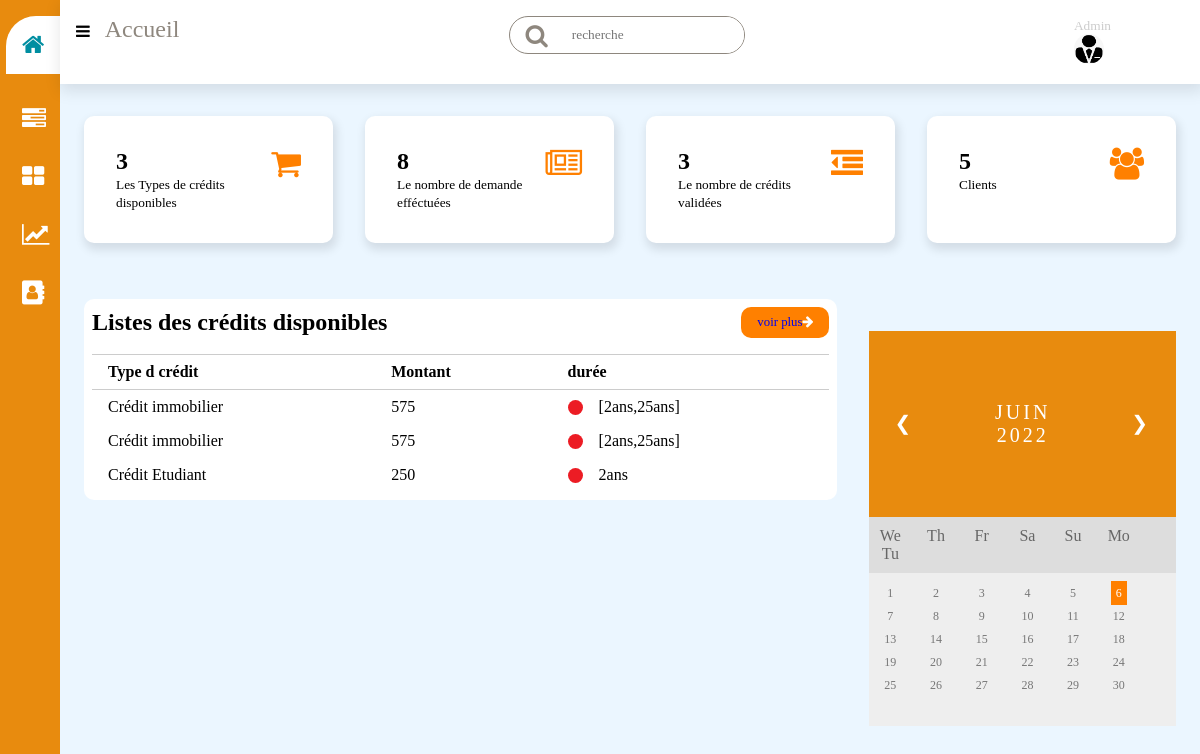
The page /test (signed in) on the database its author committed.
### tables this page shows
CREATE TABLE `loantypes` (
  `idl` int(11) NOT NULL,
  `loanType` varchar(100) NOT NULL,
  `description` text NOT NULL,
  `montant` double NOT NULL,
  `periode` text NOT NULL,
  `image` blob NOT NULL
);

### controllers/HomeController.php (called while the page is built)
<?php
class HomeController
{
	public function  index($page)
	{
		include('views/'.$page.'.php');
	}
}

### database/Db.php (called while the page is built, shortened)
<?php
class DB{
	static public function connect(){
		$db= new PDO("mysql:host=localhost;dbname=projet","root","");
		$db->exec("set names utf8");
		$db->setAttribute(PDO::ATTR_ERRMODE,PDO::ERRMODE_WARNING);
		return $db;
	}
}

### autoload.php (called while the page is built, shortened)
<?php
function autoload($class_name){
	$array_paths = array(
		'database/',
		'app/class/',
		'models/',
		'controllers/'
	);
	$parts = explode('\\',$class_name);
	$name = array_pop($parts);
	foreach($array_paths as $path){
		$file = sprintf($path.'%s.php',$name);
	}
}

### models/Typeofloans.php (called while the page is built, shortened)
<?php
class Typeofloans
{
	static public function getAll()
	{
		$stmt = DB::connect()->prepare('SELECT * FROM loantypes');
		$stmt->execute();
		return $stmt->fetchAll();
	}
}

### controllers/TypeofloansController.php (called while the page is built, shortened)
<?php
class TypeofloansController
{
	public function getAllLoans(){
		$type= Typeofloans::getAll();
		return  $type;
	}
}

### views/test.php (the view, shortened to what this page needs)
<?php
  if(isset($_POST['find'])){
    $data = new TypeofloansController();
    $loan = $data->findLoan();
  }else{
    $data = new TypeofloansController();
    $loan = $data->getAllLoans();
  }
?>
<!DOCTYPE html>
<html lang="en">
<head>
    <link rel="stylesheet" type="text/css"
        href="https://stackpath.bootstrapcdn.com/font-awesome/4.7.0/css/font-awesome.min.css">
  <link rel="stylesheet" href="http://127.0.0.1/final/public/assets/test.css">
  <link rel="stylesheet" href="font-awesome/css/font-awesome.min.css">
</head>
<body>
  <div class="sidebar">
    <div class="sidebar-menu">
      <ul>
        <li>
          <a href="adminpage" class="active"><span class="fa fa-home"></span><span>Dashboard</span></a>
        </li>
        <li>
          <a href="loans"><span class="fa fa-tasks"></span><span>Les types de crédits</span></a>
        </li>
        <li>
          <a href="applications"><span class="fa fa-th-large"></span><span>Les demandes de crédits</span></a>
        </li>
        <li>
          <a href="demandeaccepte"><span class="fa fa-line-chart"></span><span>Les crédits accéptés</span></a>
        </li>
        <li>
          <a href="client"><span class="fa fa-address-book"></span><span>Les clients</span></a>
        </li>
      </ul>
    </div>
  </div>
  <div class="content">
    <header>
      <p><label for="menu"><span class="fa fa-bars"></span></label><span class="accueil">Accueil</span></p>
      <div class="search-wrapper">
        <span class="fa fa-search"></span>
        <input type="search" name="" placeholder="recherche" />
      </div>
      <div class="user-wrapper" id="dropdown">
        <div>
          <small>Admin</small>
        </div>
        <img src="public/assets/admin.png" width="30" height="30" class="logo-admin">
      </div>
    </header>
    <main>
      <div class="cards">
        <div class="card-single">
          <div>
            <h2><?php
            $request= 'SELECT * FROM loantypes  ';
            $reslt = DB::connect()->prepare($request);
            $reslt->execute();
            $count = $reslt->rowCount();
            echo $count;
             ?></h2>
            <small>Les Types de crédits disponibles</small>
          </div>
          <div>
            <span class="fa fa-shopping-cart"></span>
          </div>
        </div>
        <div class="card-single">
          <div>
            <h2><?php
            $request= 'SELECT * FROM demandecredit  ';
            $reslt = DB::connect()->prepare($request);
            $reslt->execute();
            $count = $reslt->rowCount();
            echo $count;
             ?></h2>
            <small>Le nombre de demande efféctuées</small>
          </div>
          <div>
            <span class="fa fa-newspaper-o"></span>
          </div>
        </div>
        <div class="card-single">
          <div>
            <h2><?php
            $request= 'SELECT * FROM demandecredit WHERE etatcredit="validée" ';
            $reslt = DB::connect()->prepare($request);
            $reslt->execute();
            $count = $reslt->rowCount();
            echo $count;
             ?></h2>
            <small>Le nombre de crédits validées</small>
          </div>
          <div>
            <span class="fa fa-outdent"></span>
          </div>
        </div>
        <div class="card-single">
          <div>
            <h2><?php
            $request= 'SELECT * FROM client  ';
            $reslt = DB::connect()->prepare($request);
            $reslt->execute();
            $count = $reslt->rowCount();
            echo $count;
             ?>
        </h2>
            <small>Clients</small>
          </div>
          <div>
            <span class="fa fa-group"></span>
          </div>
        </div>
      </div>
      <div class="composant">
        <div class="ventes">
          <div class="case">
            <div class="header-case">
              <h2>Listes des crédits disponibles</h2>
              <button class="button"><a href="loans">voir plus</a><span class="fa fa-arrow-right"></span></button>
            </div>
            <div class="body-case">
              <div class="tableau">
                <table width="100%">
                  <thead>
                    <tr>
                      <td>Type d crédit</td>
                      <td>Montant </td>
                      <td>durée</td>
                    </tr>
                  </thead>
                  <tbody>
                    <?php foreach($loan as $cl):?>
                    <tr>
                      <td><?php echo $cl['loanType']; ?></td>
                      <td><?php echo $cl['montant'];?></td>
                      <td><span class="status-produit color-one"></span><?php echo $cl['periode'];?></td>
                    </tr>
                    <tr>
                      <?php endforeach;?>
                  </tbody>
                </table>
              </div>
            </div>
          </div>
        </div>
      <div class="calendar">
      <div class="mois-annee">
        <ul>
          <li class="prev">&#10094;</li>
          <li class="next">&#10095;</li>
          <li>JUIN<br><span>2022</span></li>
        </ul>
      </div>
      <ul class="mois">
        <li>We</li>
        <li>Th</li>
        <li>Fr</li>
        <li>Sa</li>
        <li>Su</li>
        <li>Mo</li>
        <li>Tu</li>
      </ul>
      <ul class="jours">
        <li>1</li>
        <li>2</li>
        <li>3</li>
        <li>4</li>
        <li>5</li>
        <li><span class="active">6</span></li>
        <li>7</li>
        <li>8</li>
        <li>9</li>
        <li>10</li>
        <li>11</li>
        <li>12</li>
        <li>13</li>
        <li>14</li>
        <li>15</li>
        <li>16</li>
        <li>17</li>
        <li>18</li>
        <li>19</li>
        <li>20</li>
        <li>21</li>
        <li>22</li>
        <li>23</li>
        <li>24</li>
        <li>25</li>
        <li>26</li>
        <li>27</li>
        <li>28</li>
        <li>29</li>
        <li>30<li>
      </ul>
      </div>
    </main>
  </div>
</body>
</html>

### public/assets/test.css (style rules this page uses)
* { padding: 0; margin: 0; box-sizing: border-box; list-style-type: none; text-decoration: none; font-family: 'Montserrat'; }
.sidebar { width: 300px; position: fixed; left: 0; top: 0; height: 100vh; background: #E88B0E; z-index: 100; transition: width 300ms; }
.sidebar-menu li { width: 100%; margin-bottom: 2rem; padding-left: 10%; }
.sidebar-menu { margin-top: 1rem; }
.sidebar-menu a { padding-left: 1rem; display: block; color: #fff; font-size: 1.1rem; }
.sidebar-menu a span:first-child { padding-right: 1rem; font-size: 1.5rem; }
.sidebar-menu a.active { background: #fff; padding-top: 1rem; padding-bottom: 1rem; color: #008ea1; border-radius: 30px 0px 0px 0px; }
.content { transition: margin-left 300ms; margin-left: 22%; }
header { background-color: #fff; display: flex; justify-content: space-between; padding: 1rem; box-shadow: 2px 5px 15px 2px rgb(0 0 0 / 10%); position: fixed; left: 22%; width: calc(100% - 22%); top: 0; z-index: 100; transition: left 300ms; }
.accueil { font-size: 1.5rem; padding-right: : 1rem; margin-left: 15px; color: #8E877E; }
.search-wrapper { border: 1px solid #8E877E; border-radius: 20px; height: 38px; display: flex; align-items: center; overflow-x: hidden; }
.search-wrapper input { height: 100%; padding: .5rem; border: none; outline: none; }
.search-wrapper span { display: inline-block; padding: 0rem 1rem; font-size: 1.5rem; color: #8E877E; }
.user-wrapper { display: flex; align-items: center; }
.user-wrapper img { border-radius: 50%; margin-right: 5rem; }
.user-wrapper small { color: #ccc; display: inline-block; }
.logo-admin { cursor: pointer; }
#dropdown { position: relative; display: inline-block; }
main { margin-top: 50px; background: #ebf6ff; padding: 2rem 1.5rem; min-height: calc(100vh); }
.cards { display: grid; grid-template-columns: repeat(4, 1fr); grid-gap: 2rem; margin-top: 1rem; }
.card-single { display: flex; background: #fff; justify-content: space-between; padding: 2rem; border-radius: 10px; box-shadow: 2px 5px 10px 2px rgb(0 0 0 / 10%); }
.card-single span:first-child { color: #ff8000; }
.card-single span:last-child { font-size: 2rem; }
.card-single small { color: black; }
.composant { margin-top: 3.5rem; display: grid; grid-gap: 2rem; grid-template-columns: 69% auto; }
.case { background: #fff; border-radius: 10px; }
.header-case, .body-case { padding: .5rem; }
.header-case { display: flex; justify-content: space-between; align-items: center; }
.header-case button { background: #ff8000; border-radius: 10px; color: #fff; font-size: .8rem; padding: .5rem 1rem; border: none; cursor: pointer; }
table { border-collapse: collapse; }
thead tr { border-top: 1px solid #ccc; border-bottom: 1px solid #ccc; }
thead td { font-weight: 700; }
td { padding: .5rem 1rem; }
td .status-produit { display: inline-block; height: 15px; width: 15px; margin-right: 1rem; border-radius: 50%; }
.status-produit.color-one { background: #ec1c24; }
tr td:last-child { display: flex; align-items: center; }
.tableau { overflow-x: auto; width: 100% }
.fa-bars { cursor: pointer; }
.calendar { padding-top: 2rem; }
ul { list-style-type: none; }
.mois-annee { padding: 70px 25px; width: 100%; background: #E88B0E; text-align: center; }
.mois-annee ul { margin: 0; padding: 0; }
.mois-annee ul li { color: white; font-size: 20px; text-transform: uppercase; letter-spacing: 3px; }
.mois-annee .prev { float: left; padding-top: 10px; }
.mois-annee .next { float: right; padding-top: 10px; }
.mois { margin: 0; padding: 10px 0; background-color:#ddd; }
.mois li { display: inline-block; width: 13.6%; color: #666; text-align: center; }
.jours { padding: 10px 0; background: #eee; margin: 0; }
.jours li { list-style-type: none; display: inline-block; width: 13.6%; text-align: center; margin-bottom: 5px; font-size:12px; color: #777; }
.jours li .active { padding: 5px; background: #ff8000; color: white !important }
@media only screen and (max-width: 1200px) { .sidebar { width: 60px; } }
@media only screen and (max-width: 1200px) { .content { margin-left: 60px; } }
@media only screen and (max-width: 1200px) { .content header { width: calc(100% - 60px); left: 60px; } }

### rows shown on the page
loantypes: loanType "Crédit immobilier", montant "575", periode "[2ans,25ans]"
loantypes: loanType "Crédit immobilier", montant "575", periode "[2ans,25ans]"
loantypes: loanType "Crédit Etudiant", montant "250", periode "2ans"

### other values the page prints
$count "3"
$count "8"
$count "5"
